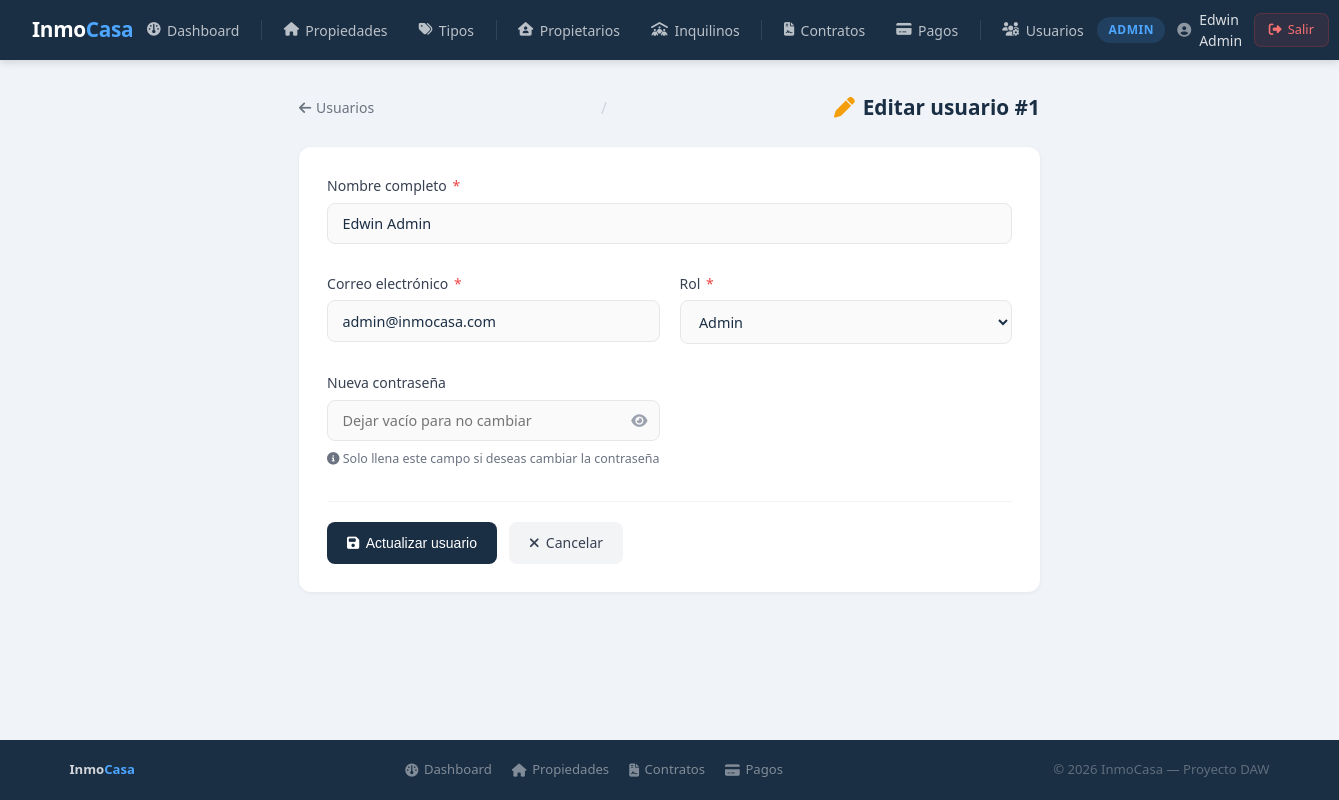
Page /index.php?action=usuario_editar&id=1 (signed in) on the committed database.
### tables this page shows
CREATE TABLE IF NOT EXISTS usuarios (
    id INT AUTO_INCREMENT PRIMARY KEY,
    nombre VARCHAR(100) NOT NULL,
    email VARCHAR(100) NOT NULL UNIQUE,
    password VARCHAR(255) NOT NULL,
    rol ENUM('Admin', 'Propietario', 'Inquilino') NOT NULL,
    propietario_id INT DEFAULT NULL,
    inquilino_id INT DEFAULT NULL,
    created_at TIMESTAMP DEFAULT CURRENT_TIMESTAMP,
    FOREIGN KEY (propietario_id) REFERENCES propietarios(id),
    FOREIGN KEY (inquilino_id) REFERENCES inquilinos(id)
);

### app/controllers/UsuarioController.php (called while the page is built, shortened)
<?php
include_once __DIR__ . '/../models/Usuario.php';
class UsuarioController {
    private $modelo;
    public function __construct() {
        $this->modelo = new Usuario();
    }
    public function editar($id) {
        $usuario = $this->modelo->obtenerPorId($id);
        include_once __DIR__ . '/../views/usuarios/editar.php';
    }
}
?>

### config/database.example.php (called while the page is built, shortened)
<?php
class Database{
    private static $conn = null;
    public static function getConexion(){
        if( self::$conn === null){
            try{
                $dsn = 'mysql:host='.DB_HOST .
                ';port='. DB_PORT .
                ';dbname='.DB_NAME .
                ';charset=utf8';
                self::$conn = new PDO($dsn , DB_USER,DB_PASS ,[
                    PDO::ATTR_ERRMODE => PDO::ERRMODE_EXCEPTION,
                    PDO::ATTR_DEFAULT_FETCH_MODE => PDO::FETCH_ASSOC,
                    PDO::ATTR_EMULATE_PREPARES => false,
                ]);
            }catch(PDOException $e){
                die("Error de conexion: ". $e->getMessage());
            }
        }
        return self::$conn;
    }
}
?>

### app/models/Usuario.php (called while the page is built, shortened)
<?php
class Usuario {
    private $conn;
    public function __construct() {
        $this->conn = Database::getConexion();
    }
    public function obtenerPorId($id) {
        try {
            $sql = "SELECT id, nombre, email, rol, propietario_id, inquilino_id, created_at
                    FROM usuarios
                    WHERE id = ?";
            $stmt = $this->conn->prepare($sql);
            $stmt->execute([$id]);
            return $stmt->fetch();
        } catch (PDOException $e) {
            return ["exito" => false, "mensaje" => "Error al obtener usuario: " . $e->getMessage()];
        }
    }
}
?>

### app/views/usuarios/editar.php (the view, shortened to what this page needs)
<?php include_once __DIR__ . '/../layouts/header.php'; ?>
<?php
$usuario      = $usuario      ?? [];
?>
<div class="page-header">
    <a href="<?= BASE_URL ?>?action=usuarios">
        <i class="fa-solid fa-arrow-left"></i> Usuarios
    </a>
    <span class="separator">/</span>
    <div class="page-title">
        <i class="fa-solid fa-pen"></i>
        Editar usuario #<?= $usuario['id'] ?? '' ?>
    </div>
</div>
<div class="form-card">
    <form id="formUsuario" method="POST"
          action="<?= BASE_URL ?>?action=usuario_actualizar&id=<?= $usuario['id'] ?? '' ?>"
          novalidate>
        <div class="form-grid">
            <div class="form-group full">
                <label for="nombre">
                    Nombre completo <span class="required">*</span>
                </label>
                <input type="text" name="nombre" id="nombre"
                       placeholder="Ej: Carlos Mendoza"
                       value="<?= htmlspecialchars($usuario['nombre'] ?? '') ?>">
            </div>
            <div class="form-group">
                <label for="email">
                    Correo electrónico <span class="required">*</span>
                </label>
                <input type="email" name="email" id="email"
                       placeholder="ejemplo@correo.com"
                       value="<?= htmlspecialchars($usuario['email'] ?? '') ?>">
            </div>
            <div class="form-group">
                <label for="rol">
                    Rol <span class="required">*</span>
                </label>
                <select name="rol" id="rol" onchange="toggleRolExtra()">
                    <option value="Admin"       <?= ($usuario['rol'] ?? '') === 'Admin'       ? 'selected' : '' ?>>Admin</option>
                </select>
            </div>
            <div class="form-group">
                <label for="password">Nueva contraseña</label>
                <div class="password-wrapper">
                    <input type="password" name="password" id="password"
                           placeholder="Dejar vacío para no cambiar">
                    <button type="button" class="toggle-password" onclick="togglePass()">
                        <i class="fa-solid fa-eye" id="eyeIcon"></i>
                    </button>
                </div>
                <span class="field-hint">
                    <i class="fa-solid fa-circle-info"></i>
                    Solo llena este campo si deseas cambiar la contraseña
                </span>
            </div>
        </div>
        <div class="form-actions">
            <button type="submit" class="btn btn-primary">
                <i class="fa-solid fa-floppy-disk"></i>
                Actualizar usuario
            </button>
            <a href="<?= BASE_URL ?>?action=usuarios" class="btn btn-secondary">
                <i class="fa-solid fa-xmark"></i>
                Cancelar
            </a>
        </div>
    </form>
</div>
<?php include_once __DIR__ . '/../layouts/footer.php'; ?>

### public/css/style.css (style rules this page uses)
*, *::before, *::after { margin: 0; padding: 0; box-sizing: border-box; }
html { font-size: 16px; }
body { font-family: 'Segoe UI', system-ui, -apple-system, sans-serif; background: #f0f4f8; color: #1a2e44; min-height: 100vh; line-height: 1.5; display: flex; flex-direction: column; }
a { color: #4da6ff; text-decoration: none; transition: color 0.2s; }
.btn { display: inline-flex; align-items: center; gap: 0.4rem; padding: 0.55rem 1.1rem; border-radius: 8px; font-size: 0.875rem; font-weight: 500; text-decoration: none; cursor: pointer; border: none; transition: all 0.2s; white-space: nowrap; }
.btn-primary { background: #1a2e44; color: #fff; }
.btn-secondary { background: #f3f4f6; color: #374151; }
.form-card { background: #fff; border-radius: 12px; box-shadow: 0 1px 4px rgba(0,0,0,0.06); padding: 1.75rem; max-width: 750px; }
.form-grid { display: grid; grid-template-columns: 1fr 1fr; gap: 1.25rem; }
.form-group { display: flex; flex-direction: column; gap: 0.4rem; }
.form-group.full { grid-column: 1 / -1; }
label { font-size: 0.875rem; font-weight: 500; color: #374151; }
.required { color: #ef4444; margin-left: 2px; }
input[type="text"], input[type="email"], input[type="password"], input[type="number"], input[type="date"], select, textarea { width: 100%; padding: 0.65rem 0.9rem; border: 1.5px solid #e5e7eb; border-radius: 8px; font-size: 0.9rem; color: #1a2e44; background: #fafafa; outline: none; transition: border-color 0.2s, background 0.2s; font-family: inherit; }
.field-hint { font-size: 0.78rem; color: #6b7280; margin-top: 2px; }
.form-actions { display: flex; gap: 0.75rem; margin-top: 1.5rem; padding-top: 1.25rem; border-top: 1px solid #f3f4f6; }
.page-header { display: flex; align-items: center; justify-content: space-between; margin-bottom: 1.5rem; flex-wrap: wrap; gap: 1rem; }
.page-title { font-size: 1.3rem; font-weight: 600; color: #1a2e44; display: flex; align-items: center; gap: 0.5rem; }
.page-title i { color: #4da6ff; }

### app/views/layouts/header.php (style rules this page uses)
* { margin: 0; padding: 0; box-sizing: border-box; }
body { font-family: 'Segoe UI', sans-serif; background: #f0f4f8; min-height: 100vh; display: flex; flex-direction: column; }

### app/views/usuarios/editar.php (style rules this page uses)
.page-header { display: flex; align-items: center; gap: 0.75rem; margin-bottom: 1.5rem; }
.page-header a { color: #6b7280; text-decoration: none; font-size: 0.875rem; display: flex; align-items: center; gap: 0.3rem; transition: color 0.2s; }
.page-header .separator { color: #d1d5db; }
.page-title { font-size: 1.3rem; font-weight: 600; color: #1a2e44; display: flex; align-items: center; gap: 0.5rem; }
.page-title i { color: #f59e0b; }
.form-card { background: #fff; border-radius: 12px; box-shadow: 0 1px 4px rgba(0,0,0,0.06); padding: 1.75rem; max-width: 750px; }
.form-grid { display: grid; grid-template-columns: 1fr 1fr; gap: 1.25rem; }
.form-group { display: flex; flex-direction: column; gap: 0.4rem; }
.form-group.full { grid-column: 1 / -1; }
label { font-size: 0.875rem; font-weight: 500; color: #374151; }
.required { color: #ef4444; margin-left: 2px; }
input, select { padding: 0.65rem 0.9rem; border: 1.5px solid #e5e7eb; border-radius: 8px; font-size: 0.9rem; color: #1a2e44; background: #fafafa; outline: none; transition: border-color 0.2s; font-family: inherit; }
.field-hint { font-size: 0.78rem; color: #6b7280; margin-top: 2px; }
.password-wrapper { position: relative; }
.toggle-password { position: absolute; right: 0.75rem; top: 50%; transform: translateY(-50%); background: none; border: none; cursor: pointer; color: #9ca3af; font-size: 0.9rem; padding: 0; }
.form-actions { display: flex; gap: 0.75rem; margin-top: 1.5rem; padding-top: 1.25rem; border-top: 1px solid #f3f4f6; }
.btn { display: inline-flex; align-items: center; gap: 0.4rem; padding: 0.65rem 1.25rem; border-radius: 8px; font-size: 0.875rem; font-weight: 500; text-decoration: none; cursor: pointer; border: none; transition: all 0.2s; }
.btn-primary { background: #1a2e44; color: #fff; }
.btn-secondary { background: #f3f4f6; color: #374151; }

### rows in the picture
usuarios: id "1", nombre "Edwin Admin", email "admin@inmocasa.com", rol "Admin"

### other values in the picture
$rol "ADMIN"
$nombre "Edwin Admin"
